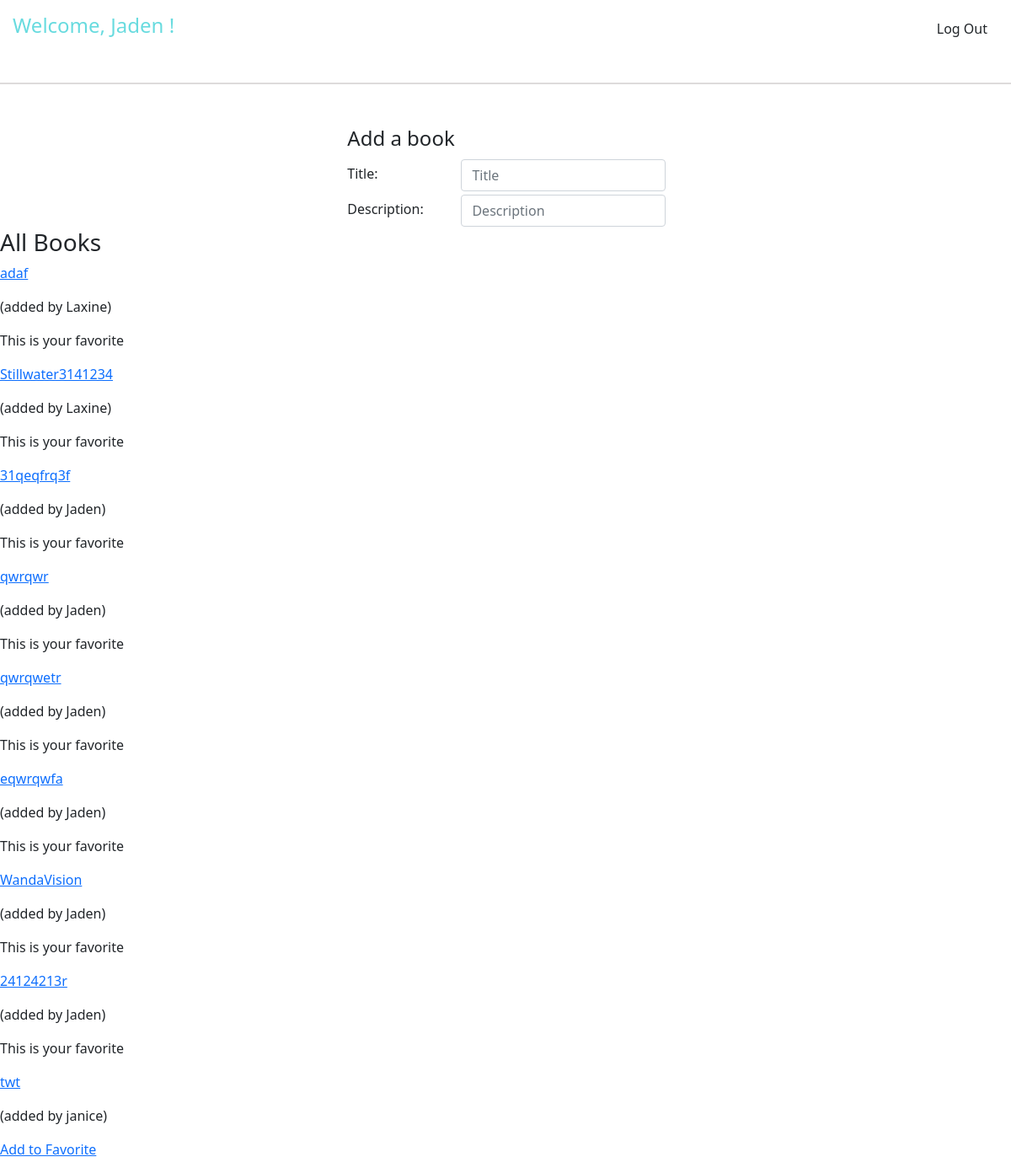
The page /books (signed in) on the database its author committed.
### login/models.py (models this page shows)
class User(models.Model):
    first_name=models.CharField(max_length=255)
    last_name=models.CharField(max_length=255)
    EmailField=models.CharField(max_length=255)
    password=models.CharField(max_length=255)
    created_at=models.DateTimeField(auto_now_add=True)
    updated_at=models.DateTimeField(auto_now=True)
    objects=UserManager()

### fav_books_app/models.py (models this page shows)
class Book(models.Model):
    title=models.CharField(max_length=255)
    description=models.TextField()
    created_at=models.DateTimeField(auto_now_add=True)
    updated_at=models.DateTimeField(auto_now=True)
    uploaded_by=models.ForeignKey(User,related_name="uploaded_books",on_delete=models.CASCADE)
    add_to_fav_by=models.ManyToManyField(User,related_name="fav_books")
    objects=BookManager()

### fav_books_app/views.py (the view)
# urls.py: path('books',views.book),
def book(request):
    if 'user_id' not in request.session:
        return redirect('/')
    else:
        Book.objects.all()
        context={"User_name":User.objects.get(id=request.session.get('user_id')).first_name,
        "logged_user":User.objects.get(id=request.session.get('user_id')),
        "all_books":Book.objects.all()
        }
        return render(request,'success.html',context)

### fav_books_app/templates/success.html (shortened to what this page needs)
<!DOCTYPE html>
<html lang="en">
<head>
    <link href="https://cdn.jsdelivr.net/npm/bootstrap@5.0.2/dist/css/bootstrap.min.css" rel="stylesheet">
    {% load static %}
    <link rel="stylesheet" href="{% static 'css/style_book.css' %}"> {% load static %}
    <link rel="stylesheet" href="{% static 'css/style_login.css' %}">
</head>
<body>
    {% block page_content %}
    <div>
        <form action="/add_book" method="post">
            <div id="header">
                <h4>Welcome, {{User_name}} !</h4>
                <a href="/logout" type="submit" class="btn">Log Out</a>
            </div>
            <hr>
            <div class="form_align">
                <div>
                    <h4>Add a book</h4>
                    <div class="form-group row">
                        <label for="title" class="col-sm-4 col-form-label">Title:</label>
                        <div class="col-sm-8">
                            <input type="text" class="form-control" name="title" placeholder="Title" required="required">
                        </div>
                    </div>
                    <div class="form-group row">
                        <label for="title" class="col-sm-4 col-form-label">Description:</label>
                        <div class="col-sm-8">
                            <input type="text" class="form-control" name="description" placeholder="Description" required="required">
                        </div>
                    </div>
                </div>
        </form>
        </div>
        <div>
            <div>
                <h3>All Books</h3> {% for book in all_books %}
                <p><a href="/books/{{book.id}}" type="submit">{{book.title}}</a></p>
                <p>(added by {{book.uploaded_by.first_name}})</p>
                {% if logged_user not in book.add_to_fav_by.all %}
                <p><a href="/add_to_fav/{{book.id}}" type="submit">Add to Favorite</a> </p>
                {% else %}
                <p>This is your favorite {% endif %}{% endfor %}</p>
            </div>
        </div>
        {% endblock %}
</body>
</html>

### fav_books_app/static/css/style_book.css (style rules this page uses)
#header { padding: 15px; display: flex; justify-content: space-between; align-items: center; color: rgb(104, 219, 223); font-size: 18px; }
hr { height: 5px; border: 1px solid #7a7272; margin: 30px 0px 30px 0px; }

### login/static/css/style_login.css (style rules this page uses)
.form_align { margin-top: 50px; display: flex; justify-content: space-around; }
input { margin: 2px; }

### rows shown on the page
User: first_name "Jaden"
Book: title "adaf", uploaded_by.first_name "Laxine", shows "This is your favorite"
Book: title "Stillwater3141234", uploaded_by.first_name "Laxine", shows "This is your favorite"
Book: title "31qeqfrq3f", uploaded_by.first_name "Jaden", shows "This is your favorite"
Book: title "qwrqwr", uploaded_by.first_name "Jaden", shows "This is your favorite"
Book: title "qwrqwetr", uploaded_by.first_name "Jaden", shows "This is your favorite"
Book: title "eqwrqwfa", uploaded_by.first_name "Jaden", shows "This is your favorite"
Book: title "WandaVision", uploaded_by.first_name "Jaden", shows "This is your favorite"
Book: title "24124213r", uploaded_by.first_name "Jaden", shows "This is your favorite"
Book: title "twt", uploaded_by.first_name "janice"
